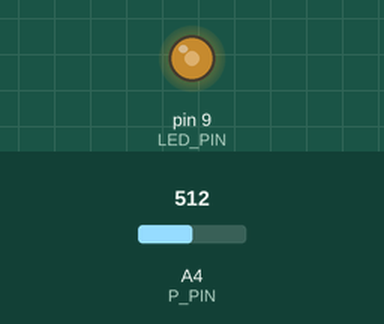
The sketch below on a simulated Arduino Uno, built with avr-gcc and run on an emulated ATmega328P. Shown: output pins drawn as LEDs (lit = HIGH). Inputs (shaded band) come from the test bench; at power-on: A4 (P_PIN) = 512.

Above: at 1.2 s.
1.3 s: A4 (P_PIN) set to 716
At 1.9 s:
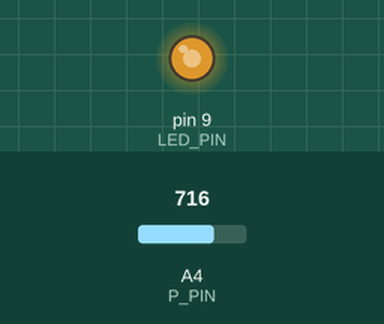
2.8 s: A4 (P_PIN) set to 900
At 4.0 s:
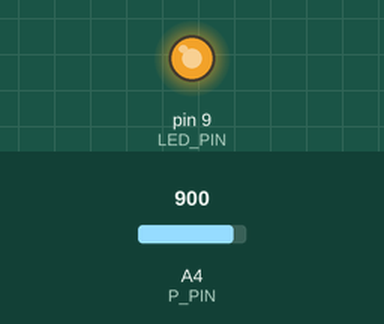
4.3 s: A4 (P_PIN) set to 122
At 5.4 s:
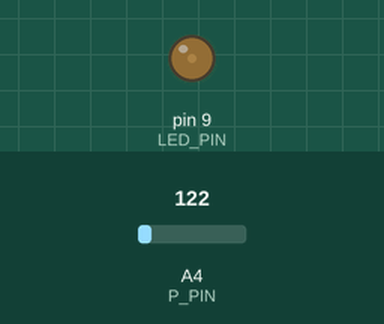
5.8 s: A4 (P_PIN) set to 0
At 6.5 s:
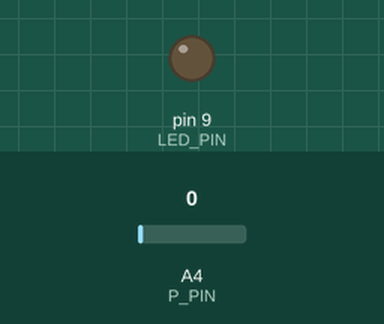
Timing chart, 0 to 8.3 s (numbered marks = the images above; inputs shaded):
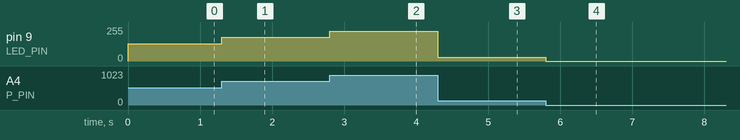

The sketch:

potentiometerBasics.ino
```cpp
# define LED_PIN 9
# define P_PIN A4
void setup() {
  pinMode(LED_PIN,OUTPUT);

}

void loop() {
  int poten = analogRead(P_PIN);
  int led_brightness = poten/4;
  analogWrite(LED_PIN,led_brightness);
  // delayMicroseconds(1000000);

}
```

Measured:
- after the input at 1.3 s, pin 9 (LED_PIN): 128/255 → 179/255 at once
- after the input at 2.8 s, pin 9 (LED_PIN): 179/255 → 225/255 at once
- after the input at 4.3 s, pin 9 (LED_PIN): 225/255 → 30/255 at once
- after the input at 5.8 s, pin 9 (LED_PIN): 30/255 → 0/255 at once
